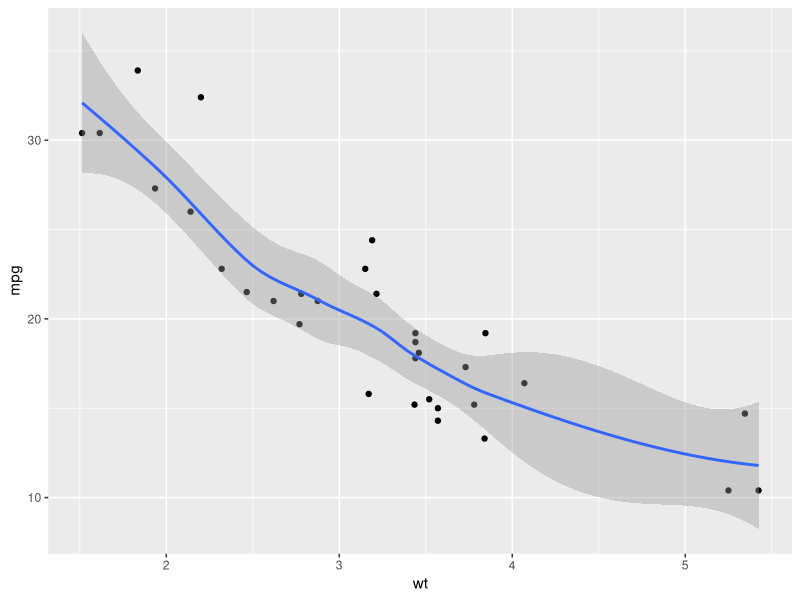

Here is the R script that generated this plot:
#### PLPA Class Notes - Data Visualization ####
# Objective is to learn about data plotting using ggplot2

install.packages("ggplot2") # didn't have it installed so here
library(ggplot2)

mtcars
ggplot(mtcars, aes(x=wt, y=mpg)) +
  geom_point() +
  geom_smooth()
# aes - aesthetic; setting the x and y
# layers are connected w p
